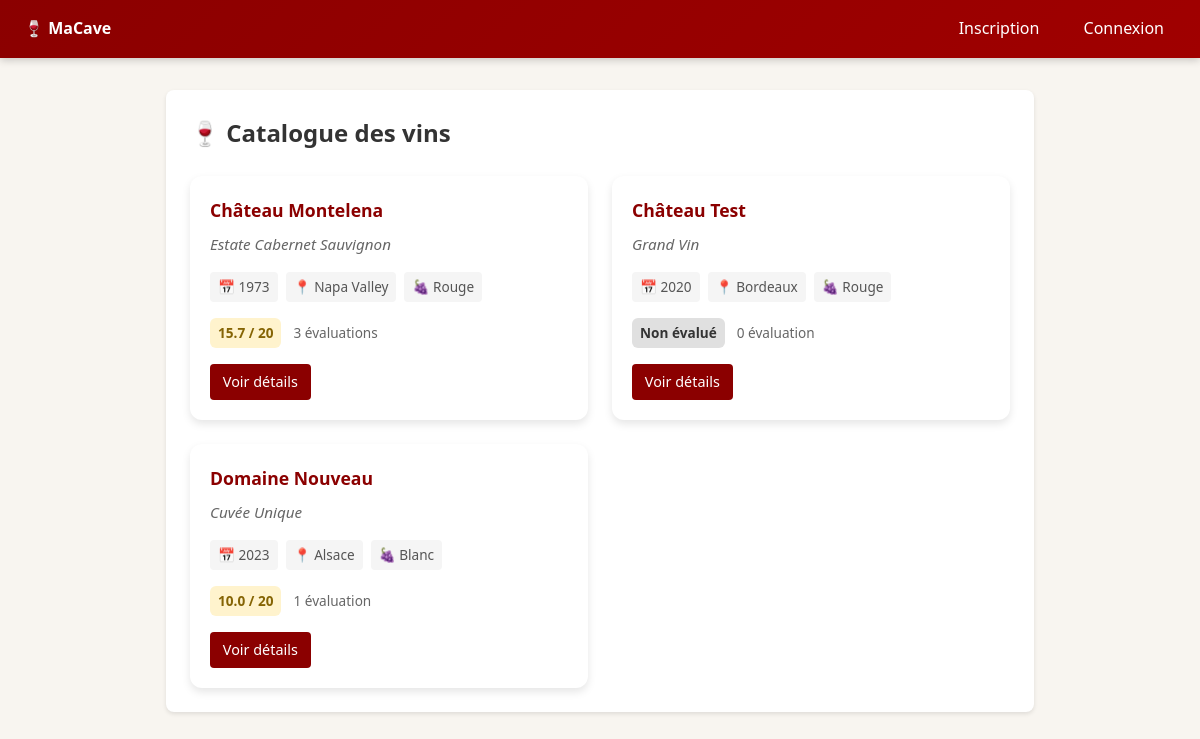
The app's page /catalogue/vins with its own data.
### tables this page shows
CREATE TABLE vins (
    id INTEGER PRIMARY KEY AUTOINCREMENT,
    domaine TEXT NOT NULL,
    cuvee TEXT NOT NULL,
    type_vin TEXT NOT NULL,
    millesime INTEGER NOT NULL,
    region TEXT NOT NULL,
    description TEXT,
    photo_url TEXT
);

### src/macave/routes/catalogue_routes.py (the view)
@bp.route("/vins")
def vins():
    rows = g.db.execute("""
        SELECT
            v.id,
            v.domaine,
            v.cuvee,
            v.type_vin,
            v.millesime,
            v.region,
            v.photo_url,
            AVG(e.note) as note_moyenne,
            COUNT(e.id) as nb_evaluations
        FROM vins v
        LEFT JOIN evaluations e ON v.id = e.vin_id
        GROUP BY v.id
        ORDER BY v.domaine, v.cuvee
    """).fetchall()
    vins = []
    for row in rows:
        note = row["note_moyenne"]
        note_affichage = f"{note:.1f} / 20" if note else "Non évalué"
        vins.append({
            "id": row["id"],
            "domaine": row["domaine"],
            "cuvee": row["cuvee"],
            "type_vin": row["type_vin"],
            "millesime": row["millesime"],
            "region": row["region"],
            "photo_url": row["photo_url"],
            "note_moyenne": note_affichage,
            "nb_evaluations": row["nb_evaluations"]
        })
    return render_template("catalogue/vins.html", vins=vins)

### src/macave/db.py (called while the page is built)
    def __enter__(self) -> sqlite3.Connection:
        self._connection = sqlite3.connect(self.db_path)
        self._connection.row_factory = sqlite3.Row
        self._connection.execute("PRAGMA foreign_keys = ON")
        return self._connection

### src/macave/templates/catalogue/vins.html (shortened to what this page needs)
{% extends 'base.html' %}
{% block content %}
<div class="card">
  <div class="header-with-action">
    <h2>🍷 Catalogue des vins</h2>
  </div>
  {% if vins %}
    <div class="vins-grid">
      {% for vin in vins %}
      <div class="vin-card-catalogue">
        <div class="vin-info">
          <h3>{{ vin.domaine }}</h3>
          <p class="cuvee">{{ vin.cuvee }}</p>
          <div class="vin-meta">
            <span>📅 {{ vin.millesime }}</span>
            <span>📍 {{ vin.region }}</span>
            <span>🍇 {{ vin.type_vin }}</span>
          </div>
          <div class="note-section">
            <span class="note-badge {% if vin.note_moyenne != 'Non évalué' %}note-good{% endif %}">
              {{ vin.note_moyenne }}
            </span>
            <span class="note-count">{{ vin.nb_evaluations }} évaluation{{ 's' if vin.nb_evaluations > 1 else '' }}</span>
          </div>
          <a href="{{ url_for('inventaire.detail_vin', vin_id=vin.id) }}" class="btn btn-sm">Voir détails</a>
        </div>
      </div>
      {% endfor %}
    </div>
  {% else %}
    <div class="empty-state">
      <p>🍾 Le catalogue est vide.</p>
    </div>
  {% endif %}
</div>
{% endblock %}

### src/macave/templates/base.html (style rules this page uses)
:root { --primary: #8B0000; --bg: #f8f5f0; --card: #fff; --text: #333; --border: #ddd; --success: #2e7d32; --danger: #c62828; --warning: #f9a825; --info: #1565c0; }
* { box-sizing: border-box; }
body { margin: 0; font-family: 'Segoe UI', system-ui, -apple-system, sans-serif; background: var(--bg); color: var(--text); line-height: 1.6; }
.card { background: var(--card); border-radius: 8px; box-shadow: 0 2px 4px rgba(0,0,0,0.1); padding: 1.5rem; margin-bottom: 1rem; }
button, .btn { display: inline-block; background: var(--primary); color: white; border: none; padding: 0.6rem 1.2rem; border-radius: 4px; cursor: pointer; text-decoration: none; font-size: 1rem; }

### src/macave/templates/catalogue/vins.html (style rules this page uses)
.vins-grid { display: grid; grid-template-columns: repeat(auto-fill, minmax(280px, 1fr)); gap: 1.5rem; margin-top: 1.5rem; }
.vin-card-catalogue { background: var(--card); border-radius: 12px; box-shadow: 0 4px 8px rgba(0,0,0,0.1); overflow: hidden; transition: transform 0.2s, box-shadow 0.2s; }
.vin-info { padding: 1.25rem; }
.vin-info h3 { margin: 0 0 0.5rem 0; color: var(--primary); font-size: 1.1rem; }
.cuvee { color: #666; font-style: italic; margin: 0 0 1rem 0; font-size: 0.95rem; }
.vin-meta { display: flex; flex-wrap: wrap; gap: 0.5rem; margin-bottom: 1rem; font-size: 0.85rem; color: #555; }
.vin-meta span { background: #f5f5f5; padding: 0.25rem 0.5rem; border-radius: 4px; }
.note-section { display: flex; align-items: center; gap: 0.75rem; margin-bottom: 1rem; }
.note-badge { background: #e0e0e0; padding: 0.25rem 0.5rem; border-radius: 6px; font-size: 0.85rem; font-weight: bold; }
.note-badge.note-good { background: #fff3cd; color: #856404; }
.note-count { font-size: 0.85rem; color: #666; }
.btn-sm { padding: 0.4rem 0.8rem; font-size: 0.9rem; display: inline-block; }
.header-with-action { display: flex; justify-content: space-between; align-items: center; flex-wrap: wrap; gap: 1rem; }
.header-with-action h2 { margin: 0; }

### records on screen
vins: domaine "Château Montelena", cuvee "Estate Cabernet Sauvignon", millesime "1973", region "Napa Valley", type_vin "Rouge", note_moyenne "15.7 / 20", nb_evaluations "3", nb_evaluations "s"
vins: domaine "Château Test", cuvee "Grand Vin", millesime "2020", region "Bordeaux", type_vin "Rouge", note_moyenne "Non évalué", nb_evaluations "0"
vins: domaine "Domaine Nouveau", cuvee "Cuvée Unique", millesime "2023", region "Alsace", type_vin "Blanc", note_moyenne "10.0 / 20", nb_evaluations "1"
